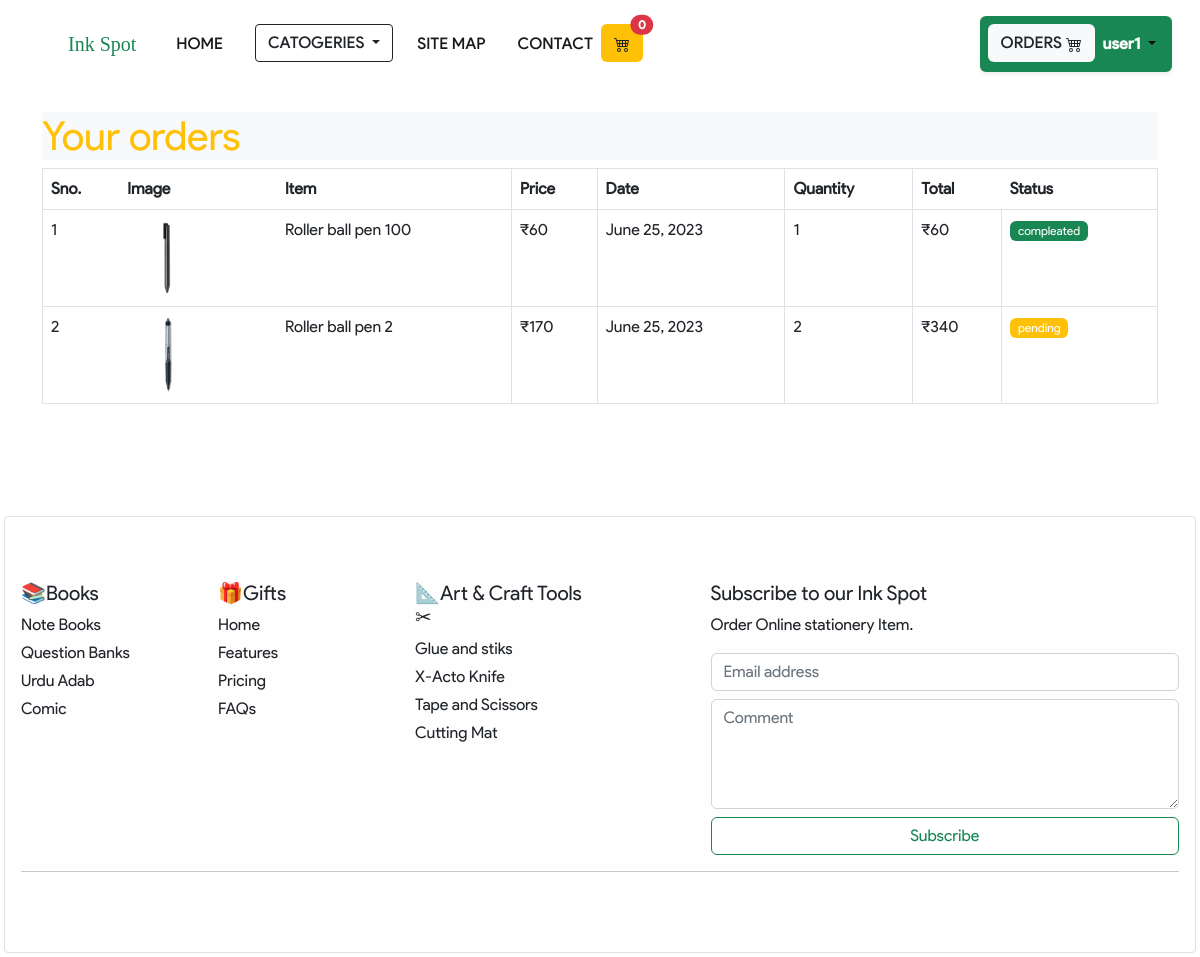
/orders/ (signed in), run on an earlier commit of the app's database.
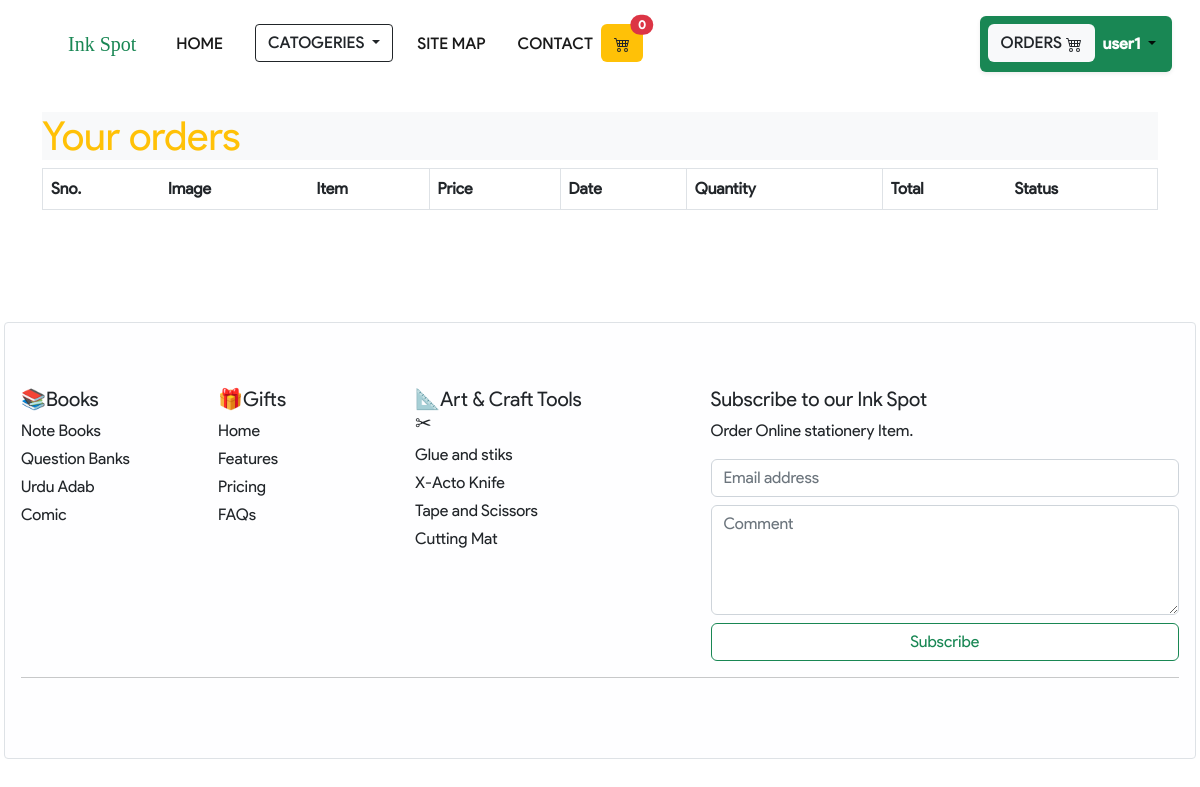
And on a later commit of the database.
### Ink_Spot/models/order.py (models this page shows, shortened)
class Order(models.Model):
    product  = models.ForeignKey(Product, on_delete=models.CASCADE)
    customer  = models.ForeignKey(Customer, on_delete=models.CASCADE)
    quantity  = models.IntegerField(default=1)
    price = models.IntegerField()
    date = models.DateField(default=datetime.datetime.today)
    address = models.CharField(max_length=100,default='',blank=True)
    zone  = models.CharField(max_length=50,default='',blank=True)
    phone = models.CharField(max_length=12,default='',blank=True)
    status = models.BooleanField(default=False)
    @staticmethod
    def get_orders_by_customer(customer_id):
        return Order.objects.filter(customer = customer_id)

### Ink_Spot/models/product.py (models this page shows, shortened)
class Product(models.Model):
    name = models.CharField(max_length=20)
    discount = models.CharField(max_length=10)
    price = models.IntegerField(default=0)
    desc = models.CharField(max_length=40)
    image = models.ImageField(upload_to="Uploads\product")
    categories = models.ForeignKey(Categories,on_delete=models.CASCADE, default=1)

### Ink_Spot/views.py (the view)
# urls.py: path('orders/',orders, name="orders"),
def orders(request):
    request.session['cart'] = {}
    user_profile = (request.session.get('name'))
    if request.method == "GET" or request.method == "post":
        customer = request.session.get('customer_id')
        order = Order.get_orders_by_customer(customer)
        orders = {}
        orders['orders'] = order
        orders['user'] = user_profile
        return render(request, 'order.html',orders)

### Ink_Spot/templatetags/custom_filter.py (called while the page is built)
@register.filter(name="multiply")
def multiply(n1,n2):
    return n1 * n2

### templates/order.html
{% extends 'base.html' %}
{% block content %}
{% load cart %}
{% load custom_filter %}
<div class="container ">
      <div class=" rounded  pt-4">
           <table class="table border">
            <h1 class="title bg-light text-warning text-outline-black">Your orders </h1>
            <thead>
                  <tr>
                        <th scope="col">Sno.</th>
                        <th scope="col">Image</th>
                        <th scope="col">Item</th>
                        <th scope="col" class="border">Price</th>
                        <th scope="col" class="border">Date</th>
                        <th scope="col" class="border">Quantity</th>
                        <th scope="col">Total</th>
                        <th scope="col">Status</th>
                  </tr>
            </thead>
            <tbody>
                  {% for order in orders %}
                  <tr class="border">
                        <td>{{forloop.counter}}</td>
                        <td><img src="{{order.product.image.url}}"  style="height: 80px;" alt="" class="rounded-circle img-fluid"></td>
                        <td>{{order.product.name}}</td>
                        <td class="border"><span>&#8377;</span>{{order.price}}</td>
                        <td class="border">{{order.date}}</td>
                        <td class="border">{{order.quantity}}</td>
                        <td><span>&#8377;</span>{{order.quantity|multiply:order.price}}</td>
                        {% if order.status %}
                        <td class="border"><span class="badge bg-success" style="font-weight: 400;">compleated</span></td>
                        {%else%}
                        <td class="border"><span class="badge bg-warning" style="font-weight: 400;">pending</span></td>
                        {% endif %}
                   </tr>
                  {% endfor %}
            </tbody>
           </table>
      </div>
</div>
{% endblock %}

What changed in the data, as far as the page shows it:
removed Order: product.image (picture), product.name "Roller ball pen 100", price "60", date "June 25, 2023", quantity "1", quantity|multiply "60", status "compleated"
removed Order: product.image (picture), product.name "Roller ball pen 2", price "170", date "June 25, 2023", quantity "2", quantity|multiply "340", status "pending"
